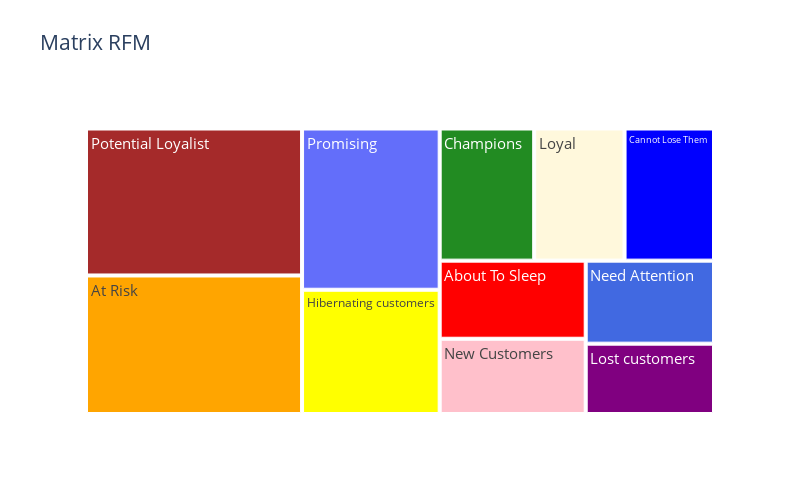

The notebook cell this image was saved under:
### Markdown cell above
**_Visualisation interactive du treemap_**

### Code cell
import plotly.graph_objects as go
import plotly.io as pio

# Création des données pour le treemap
sizes = data_stat["recence"]["count"]
labels = data_stat.index
colors = ["red", "orange", "blue", "forestgreen", "yellow", "purple", "cornsilk", "royalblue", "pink", "brown"]

# Création de la figure avec Plotly
fig = go.Figure(go.Treemap(
    labels=labels,
    parents=[""] * len(labels),
    values=sizes,
    marker=dict(
        colors=colors,
    ),
))

# Configuration du layout
fig.update_layout(
    title="Matrix RFM",
    font=dict(size=15),
    width=800,
    height=500,
)

# Affichage du graphique
pio.show(fig)

### Figure 1 — Plotly figure (JSON) as saved in the notebook; plotly's stock layout.template omitted (floating-point values rounded to 4 significant figures)
{"data": [{"labels": ["About To Sleep", "At Risk", "Cannot Lose Them", "Champions", "Hibernating customers", "Lost customers", "Loyal", "Need Attention", "New Customers", "Potential Loyalist", "Promising"], "marker": {"colors": ["red", "orange", "blue", "forestgreen", "yellow", "purple", "cornsilk", "royalblue", "pink", "brown"]}, "parents": ["", "", "", "", "", "", "", "", "", "", ""], "type": "treemap", "values": [5820, 15270, 6030, 6373, 8725, 4604, 6092, 5435, 5607, 16203, 11322]}], "layout": {"font": {"size": 15}, "height": 500, "title": {"text": "Matrix RFM"}, "width": 800}}
